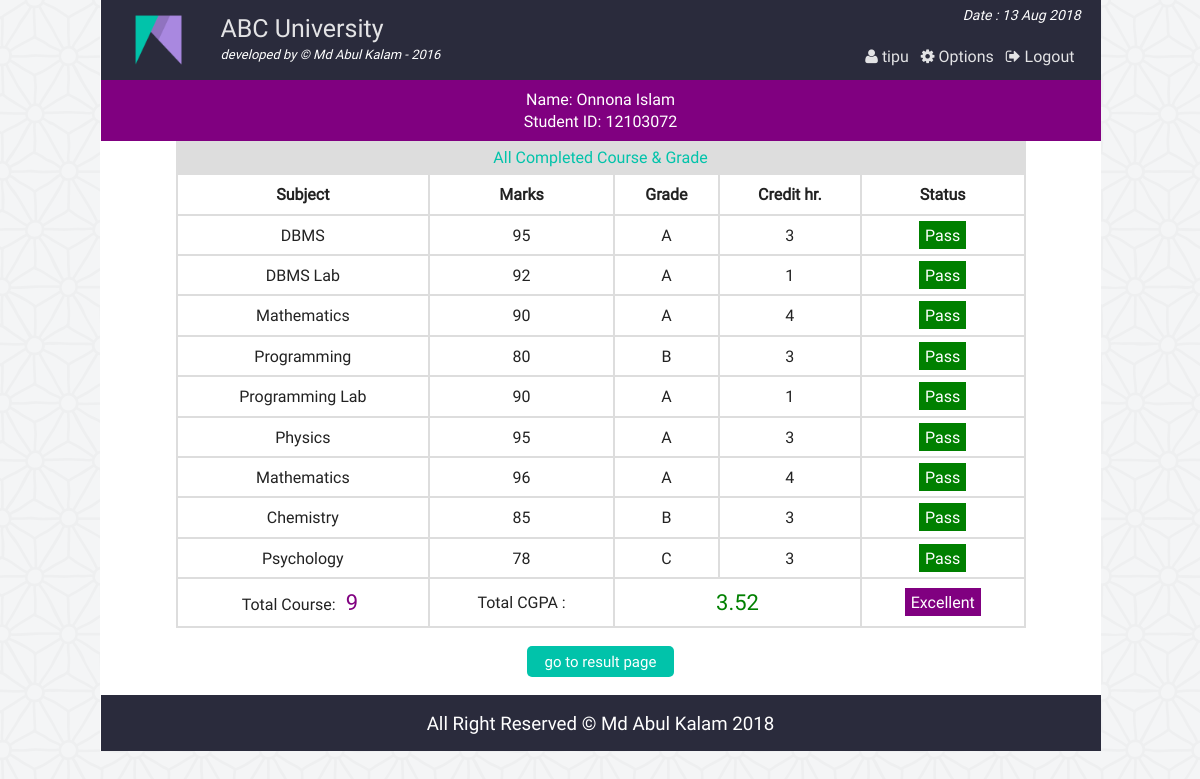
The page /view_cgpa.php?vr=12103072&vn=Onnona Islam (signed in) on the database its author committed.
### tables this page shows
CREATE TABLE IF NOT EXISTS `result` (
  `id` int(11) NOT NULL AUTO_INCREMENT,
  `st_id` int(11) NOT NULL,
  `marks` int(5) NOT NULL,
  `sub` varchar(50) NOT NULL,
  `semester` varchar(20) NOT NULL,
  PRIMARY KEY (`id`)
);

### php/functions.php (called while the page is built, shortened)
<?php
class login_registration_class{
	public function view_cgpa($stid){
		global $conn;
		$sql = "select * from result where st_id='$stid'";
		$result = $conn->query($sql);
		return $result;
	}
};
?>

### view_cgpa.php (the view, shortened to what this page needs)
<?php
	require "php/config.php";
	require_once "php/functions.php";
	$user = new login_registration_class();
	if(isset($_REQUEST['vr'])){
		$stid = $_REQUEST['vr'];
		$name = $_REQUEST['vn'];
	}
?>
<?php
include "php/headertop_admin.php";
?>
<div class="all_student fix">
		<?php
		function credit_hour($x){
			if($x=="DBMS") return 3;
			elseif($x == "DBMS Lab") return 1;
			elseif($x == "Mathematics") return 4;
			elseif($x == "Programming") return 3;
			elseif($x == "Programming Lab") return 1;
			elseif($x == "English") return 4;
			elseif($x == "Physics") return 3;
			elseif($x == "Chemistry") return 3;
			elseif($x == "Psychology") return 3;
		}
		function grade_point($gd){
			if($gd<60) return 0;
			elseif($gd>=60 && $gd<70) return 1;
			elseif($gd>=70 && $gd<80) return 2;
			elseif($gd>=80 && $gd<90) return 3;
			elseif($gd>=90 && $gd<=100) return 4;
		}
		?>
		<div>
	<p style="text-align:center;color:#fff;background:purple;margin:0;padding:8px;"><?php echo "Name: ".$name."<br>Student ID: " . $stid; ?></p>
	</div>
	<p style='text-align:center;background:#ddd;color:#01C3AA;padding:5px;width:84%;margin:0 auto'>All Completed Course & Grade</p>
	<?php
			$i=0;
			$ch = 0;
			$gp = 0;
				$get_result = $user->view_cgpa($stid);
				if($get_result && ($get_result->num_rows)>0){
			?>
				<table class="tab_two" style="text-align:center;width:85%;margin:0 auto">
					<th>Subject</th>
					<th>Marks</th>
					<th>Grade</th>
					<th>Credit hr.</th>
					<th>Status</th>
		<?php
				while($rows = $get_result->fetch_assoc()){
				$i++;
				$ch = $ch + credit_hour($rows['sub']);
		?>
			<tr>
				<td><?php echo $rows['sub']; ?></td>
				<td><?php echo $rows['marks']; ?></td>
				<td>
				<?php
					$mark = $rows['marks'];
					if($mark<60){echo "F";}
					elseif($mark>=60 && $mark<70){echo "D";}
					elseif($mark>=70 && $mark<80){echo "C";}
					elseif($mark>=80 && $mark<90){echo "B";}
					elseif($mark>=90 && $mark<=100){echo "A";}
					$gp = $gp + (credit_hour($rows['sub']) * grade_point($rows['marks']));
				?>
				</td>
				<td><?php echo credit_hour($rows['sub']); ?></td>
				<td>
				<?php
					$stat = $rows['marks'];
					if($stat<60){
						echo "<span style='background:red;padding:3px 11px;color:#fff;'>Fail</span>";
					}elseif($stat>=60 && $stat<70){
						echo "<span style='background:yellow'>Retake</span>";
					}else{
						echo "<span style='background:green;padding:3px 6px;color:#fff;'>Pass</span>";
					}
				?>
				</td>
			</tr>
			<?php } ?>
			<tr>
			<td><?php echo "Total Course: <span style='color:#800080;padding:3px 6px;font-size:22px'>".$i."</span>"; ?></td>
				<td colspan="1">Total CGPA : </td>
				<td colspan="2">
				<?php
				$sg = $gp/$ch;
				echo "<span style='color:green;padding:3px 6px;font-size:22px'>" . round($sg,2) . "</span>"; ?>
				</td>
				<td>
					<?php
						if($sg>=3.5){
							echo "<span style='background:purple;padding:3px 6px;color:#fff;'>Excellent";
						}elseif($sg>=3.0 && $sg<3.5){
							echo "<span style='background:green;padding:3px 6px;color:#fff;'>Good";
						}elseif($sg>=2.5 && $sg<3.0){
							echo "<span style='background:gray;padding:3px 6px;color:#fff;'>Average";
						}else{
							echo "<span style='background:red;padding:3px 6px;color:#fff;'>Probation";
						}
					?>
				</td>
			</tr>
		</table>
		<?php
			}
			else{
				echo  "<p style='color:red;text-align:center'>Nothing Found</p>";
				}
		?>
		<div class="back fix">
			<p style="text-align:center"><a href="view_result.php?vr=<?php echo $stid?>&vn=<?php echo $name?>"><button class="editbtn">go to result page</button></a></p>
		</div>
</div>
<?php include "php/footerbottom.php";?>

### css/main.css (style rules this page uses)
html { color: #222; font-size: 1em; line-height: 1.4; }
a { text-decoration:none; }
.fix { overflow:hidden; }
body { font-family:roboto !important; background:url(../img/ptrn.png) repeat fixed; }
.st_reg th, td { padding: 8px; }
.editbtn { background-color: #01C3AA; border: none; border-radius:5px; color: white; padding: 5px 18px; text-align: center; text-decoration: none; display: inline-block; font-size: 15px; margin: 2px 1px; cursor: pointer; }
.all_student { min-height:450px; }
table.att_tab tr,td,th { border:2px solid #ddd; border-collapse:collapse; padding:8px; }

### rows shown on the page
result: sub "DBMS", marks "95", shows "A", sub "3", shows "Pass"
result: sub "DBMS Lab", marks "92", shows "A", sub "1", shows "Pass"
result: sub "Mathematics", marks "90", shows "A", sub "4", shows "Pass"
result: sub "Programming", marks "80", shows "B", sub "3", shows "Pass"
result: sub "Programming Lab", marks "90", shows "A", sub "1", shows "Pass"
result: sub "Physics", marks "95", shows "A", sub "3", shows "Pass"
result: sub "Mathematics", marks "96", shows "A", sub "4", shows "Pass"
result: sub "Chemistry", marks "85", shows "B", sub "3", shows "Pass"
result: sub "Psychology", marks "78", shows "C", sub "3", shows "Pass"

### other values the page prints
$admin_name "tipu"
$name "Onnona Islam"
$stid "12103072"
$i "9"
$sg "3.52"
